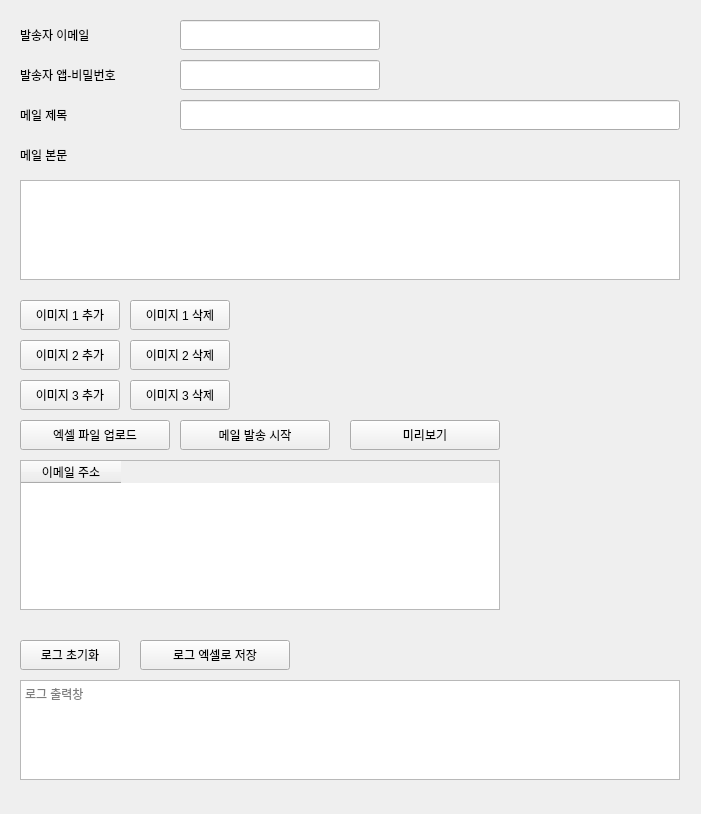
<?xml version="1.0" encoding="UTF-8"?>
<ui version="4.0">
 <class>EmailSenderWindow</class>
 <widget class="QWidget" name="EmailSenderWindow">
  <property name="geometry">
   <rect>
    <x>0</x>
    <y>0</y>
    <width>701</width>
    <height>814</height>
   </rect>
  </property>
  <property name="windowTitle">
   <string>대량 메일 발송기</string>
  </property>
  <widget class="QLabel" name="labelSenderEmail">
   <property name="geometry">
    <rect>
     <x>20</x>
     <y>20</y>
     <width>150</width>
     <height>30</height>
    </rect>
   </property>
   <property name="text">
    <string>발송자 이메일</string>
   </property>
  </widget>
  <widget class="QLineEdit" name="lineEditSenderEmail">
   <property name="geometry">
    <rect>
     <x>180</x>
     <y>20</y>
     <width>200</width>
     <height>30</height>
    </rect>
   </property>
  </widget>
  <widget class="QLabel" name="labelSenderPassword">
   <property name="geometry">
    <rect>
     <x>20</x>
     <y>60</y>
     <width>150</width>
     <height>30</height>
    </rect>
   </property>
   <property name="text">
    <string>발송자 앱-비밀번호</string>
   </property>
  </widget>
  <widget class="QLineEdit" name="lineEditSenderPassword">
   <property name="geometry">
    <rect>
     <x>180</x>
     <y>60</y>
     <width>200</width>
     <height>30</height>
    </rect>
   </property>
  </widget>
  <widget class="QLabel" name="labelEmailSubject">
   <property name="geometry">
    <rect>
     <x>20</x>
     <y>100</y>
     <width>150</width>
     <height>30</height>
    </rect>
   </property>
   <property name="text">
    <string>메일 제목</string>
   </property>
  </widget>
  <widget class="QLineEdit" name="lineEditEmailSubject">
   <property name="geometry">
    <rect>
     <x>180</x>
     <y>100</y>
     <width>500</width>
     <height>30</height>
    </rect>
   </property>
  </widget>
  <widget class="QLabel" name="labelEmailBody">
   <property name="geometry">
    <rect>
     <x>20</x>
     <y>140</y>
     <width>150</width>
     <height>30</height>
    </rect>
   </property>
   <property name="text">
    <string>메일 본문</string>
   </property>
  </widget>
  <widget class="QTextEdit" name="textEditEmailBody">
   <property name="geometry">
    <rect>
     <x>20</x>
     <y>180</y>
     <width>660</width>
     <height>100</height>
    </rect>
   </property>
  </widget>
  <widget class="QPushButton" name="btnAttachImage1">
   <property name="geometry">
    <rect>
     <x>20</x>
     <y>300</y>
     <width>100</width>
     <height>30</height>
    </rect>
   </property>
   <property name="text">
    <string>이미지 1 추가</string>
   </property>
  </widget>
  <widget class="QPushButton" name="btnRemoveImage1">
   <property name="geometry">
    <rect>
     <x>130</x>
     <y>300</y>
     <width>100</width>
     <height>30</height>
    </rect>
   </property>
   <property name="text">
    <string>이미지 1 삭제</string>
   </property>
  </widget>
  <widget class="QPushButton" name="btnAttachImage2">
   <property name="geometry">
    <rect>
     <x>20</x>
     <y>340</y>
     <width>100</width>
     <height>30</height>
    </rect>
   </property>
   <property name="text">
    <string>이미지 2 추가</string>
   </property>
  </widget>
  <widget class="QPushButton" name="btnRemoveImage2">
   <property name="geometry">
    <rect>
     <x>130</x>
     <y>340</y>
     <width>100</width>
     <height>30</height>
    </rect>
   </property>
   <property name="text">
    <string>이미지 2 삭제</string>
   </property>
  </widget>
  <widget class="QPushButton" name="btnAttachImage3">
   <property name="geometry">
    <rect>
     <x>20</x>
     <y>380</y>
     <width>100</width>
     <height>30</height>
    </rect>
   </property>
   <property name="text">
    <string>이미지 3 추가</string>
   </property>
  </widget>
  <widget class="QPushButton" name="btnRemoveImage3">
   <property name="geometry">
    <rect>
     <x>130</x>
     <y>380</y>
     <width>100</width>
     <height>30</height>
    </rect>
   </property>
   <property name="text">
    <string>이미지 3 삭제</string>
   </property>
  </widget>
  <widget class="QPushButton" name="btnUploadExcel">
   <property name="geometry">
    <rect>
     <x>20</x>
     <y>420</y>
     <width>150</width>
     <height>30</height>
    </rect>
   </property>
   <property name="text">
    <string>엑셀 파일 업로드</string>
   </property>
  </widget>
  <widget class="QPushButton" name="btnSendEmails">
   <property name="geometry">
    <rect>
     <x>180</x>
     <y>420</y>
     <width>150</width>
     <height>30</height>
    </rect>
   </property>
   <property name="text">
    <string>메일 발송 시작</string>
   </property>
  </widget>
  <widget class="QTableWidget" name="tableWidget">
   <property name="geometry">
    <rect>
     <x>20</x>
     <y>460</y>
     <width>480</width>
     <height>150</height>
    </rect>
   </property>
   <property name="rowCount">
    <number>0</number>
   </property>
   <property name="columnCount">
    <number>1</number>
   </property>
   <column>
    <property name="text">
     <string>이메일 주소</string>
    </property>
   </column>
  </widget>
  <widget class="QPushButton" name="btnPreviewEmail">
   <property name="geometry">
    <rect>
     <x>350</x>
     <y>420</y>
     <width>150</width>
     <height>30</height>
    </rect>
   </property>
   <property name="text">
    <string>미리보기</string>
   </property>
  </widget>
  <widget class="QTextEdit" name="textEditLog">
   <property name="geometry">
    <rect>
     <x>20</x>
     <y>680</y>
     <width>660</width>
     <height>100</height>
    </rect>
   </property>
   <property name="placeholderText">
    <string>로그 출력창</string>
   </property>
  </widget>
  <widget class="QPushButton" name="btnClearLog">
   <property name="geometry">
    <rect>
     <x>20</x>
     <y>640</y>
     <width>100</width>
     <height>30</height>
    </rect>
   </property>
   <property name="text">
    <string>로그 초기화</string>
   </property>
  </widget>
  <widget class="QPushButton" name="btnSaveLogToExcel">
   <property name="geometry">
    <rect>
     <x>140</x>
     <y>640</y>
     <width>150</width>
     <height>30</height>
    </rect>
   </property>
   <property name="text">
    <string>로그 엑셀로 저장</string>
   </property>
  </widget>
 </widget>
 <resources/>
 <connections/>
</ui>
